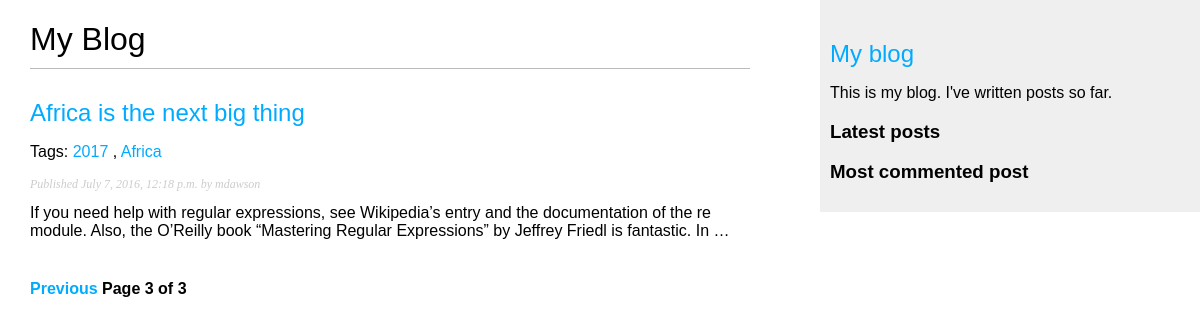
Page /blog/?page=3 on the committed database.
### blog/models.py (models this page shows, shortened)
class Post(models.Model):
	STATUS_CHOICES = (
		('draft', 'Draft'),
		('published', 'Published'),
		)
	title = models.CharField(max_length=250)
	slug = models.SlugField(max_length=250, unique_for_date='publish')
	author = models.ForeignKey(User, related_name='blog_post')
	body = models.TextField()
	publish = models.DateTimeField(default=timezone.now)
	created = models.DateTimeField(auto_now_add=True)
	updated = models.DateTimeField(auto_now=True)
	status = models.CharField(max_length=10,
							choices=STATUS_CHOICES,
							default='draft')
	tags = TaggableManager(blank=True)
	class Meta:
		ordering = ('-publish',)
	objects = models.Manager() #The default manager
	published = PublishedManager() #Our custom manager
	def get_absolute_url(self):
		return reverse('blog:post_detail',
						args=[self.publish.year,
						self.publish.strftime('%m'),
						self.publish.strftime('%d'),
						self.slug])

### blog/views.py (the view)
# urls.py: url(r'^tag/(?P<tag_slug>[-\w]+)/$', views.post_list, name='post_list_by_tag'),
def post_list(request, tag_slug=None):
	object_list = Post.published.all()
	tag = None
	if tag_slug:
		tag = get_object_or_404(Tag, slug=tag_slug)
		object_list = object_list.filter(tags__in=[tag])
	paginator = Paginator(object_list, 3) # three posts on each page
	page = request.GET.get('page')
	try:
		posts = paginator.page(page)
	except PageNotAnInteger:
		posts = paginator.page(1)
	except EmptyPage:
		posts = paginator.page(paginator.num_pages)
	return render(request,
		'blog/post/list.html',
		{'page': page,
		 'posts': posts,
		 'tag': tag})

### blog/models.py (called while the page is built)
	def get_queryset(self):
		return super(PublishedManager, self).get_queryset()\
											.filter(status='published')

### blog/templates/blog/post/list.html (shortened to what this page needs)
{% extends "blog/base.html" %}
{% load blog_tags %}
{%block content%}
	<h1>My Blog</h1>
		{% for post in posts %}
		<h2>
			<a href="{{ post.get_absolute_url }}">
				{{ post.title }}
			</a>
		</h2>
		<p class="tags">Tags:
			{% for tag in post.tags.all %}
				<a href="{% url "blog:post_list_by_tag" tag.slug %}">
					{{ tag.name }}
				</a>
				{% if not forloop.last %},{% endif %}
			{% endfor %}
		</p>
		<p class="date">
			Published {{ post.publish }} by {{ post.author }}
		</p>
		{{ post.body|markdown|truncatewords_html:30 }}
	{% endfor %}
	{% include "pagination.html" with page=posts %}
{% endblock %}

### blog/static/css/blogs.css (style rules this page uses)
body { margin:0; padding:0; font-family:helvetica, sans-serif; }
a { color:#00abff; text-decoration:none; }
h1 { font-weight:normal; border-bottom:1px solid #bbb; padding:0 0 10px 0; }
h2 { font-weight:normal; margin:30px 0 0; }
p.date { color:#ccc; font-family: georgia, serif; font-size: 12px; font-style: italic; }

### rows in the picture
Post: title "Africa is the next big thing", publish "July 7, 2016, 12:18 p.m.", author "mdawson", body "If you need help with regular expressions, see Wikipedia’s entry and the documentation of the re module. Also, the O’Reilly book “Mastering Regular Expressions” by Jeffrey Friedl is fantastic. In …"
Tag: name "2017"
Tag: name "Africa"

### other values in the picture
{{ page.number }} "3"
{{ page.paginator.num_pages }} "3"
